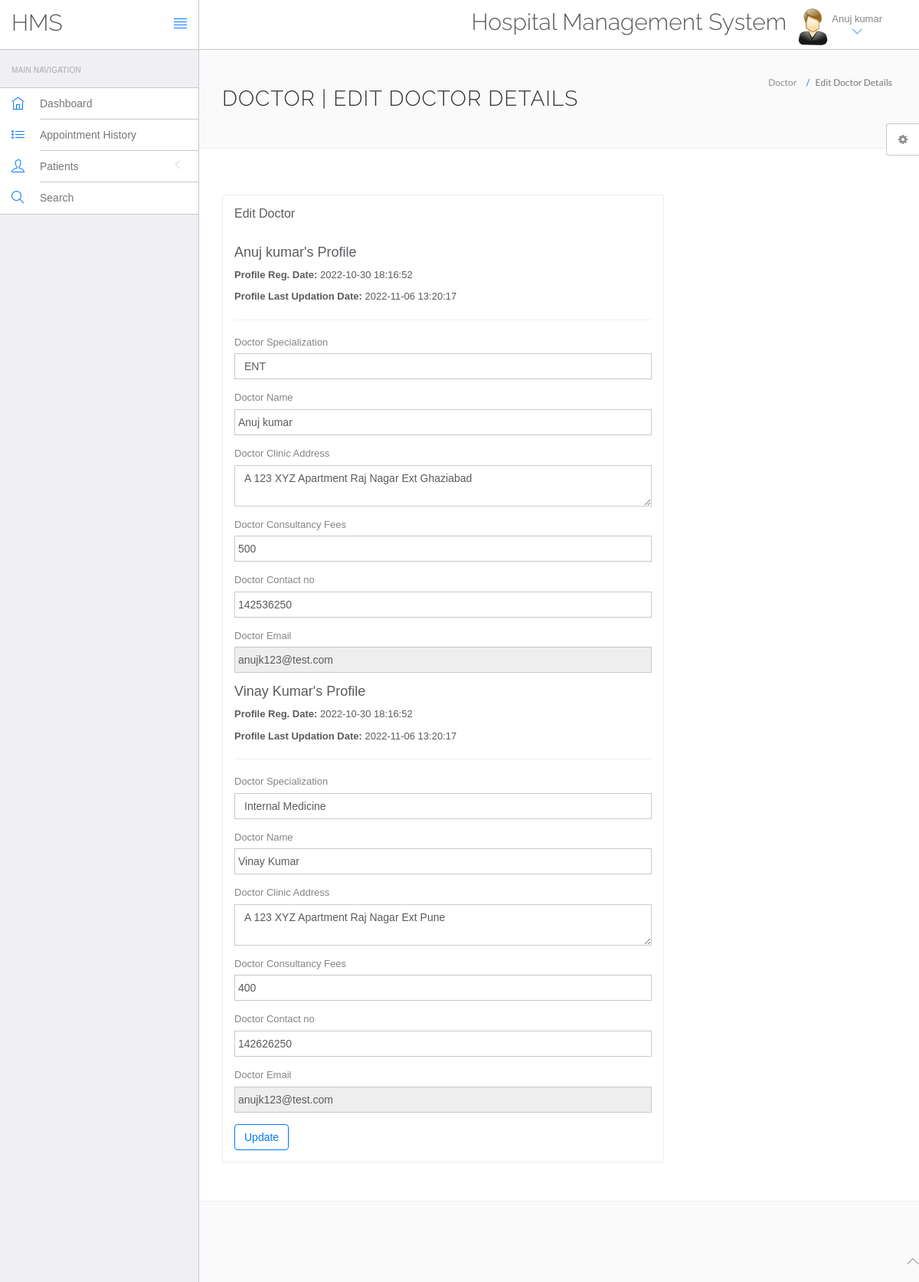
The app's page /hms/doctor/edit-profile.php (signed in) with its own data.
### tables this page shows
CREATE TABLE `doctors` (
  `id` int(11) NOT NULL,
  `specilization` varchar(255) DEFAULT NULL,
  `doctorName` varchar(255) DEFAULT NULL,
  `address` longtext DEFAULT NULL,
  `docFees` varchar(255) DEFAULT NULL,
  `contactno` bigint(11) DEFAULT NULL,
  `docEmail` varchar(255) DEFAULT NULL,
  `password` varchar(255) DEFAULT NULL,
  `creationDate` timestamp NULL DEFAULT current_timestamp(),
  `updationDate` timestamp NULL DEFAULT NULL ON UPDATE current_timestamp()
);

### hms/doctor/edit-profile.php (the view, shortened to what this page needs)
<?php
include('include/config.php');
if(strlen($_SESSION['id']==0)) {
 header('location:logout.php');
  } else{
?>
<!DOCTYPE html>
<html lang="en">
	<head>
		<link rel="stylesheet" href="vendor/bootstrap/css/bootstrap.min.css">
		<link rel="stylesheet" href="vendor/fontawesome/css/font-awesome.min.css">
		<link rel="stylesheet" href="vendor/themify-icons/themify-icons.min.css">
		<link href="vendor/animate.css/animate.min.css" rel="stylesheet" media="screen">
		<link href="vendor/perfect-scrollbar/perfect-scrollbar.min.css" rel="stylesheet" media="screen">
		<link href="vendor/switchery/switchery.min.css" rel="stylesheet" media="screen">
		<link href="vendor/bootstrap-touchspin/jquery.bootstrap-touchspin.min.css" rel="stylesheet" media="screen">
		<link href="vendor/select2/select2.min.css" rel="stylesheet" media="screen">
		<link href="vendor/bootstrap-datepicker/bootstrap-datepicker3.standalone.min.css" rel="stylesheet" media="screen">
		<link href="vendor/bootstrap-timepicker/bootstrap-timepicker.min.css" rel="stylesheet" media="screen">
		<link rel="stylesheet" href="assets/css/styles.css">
		<link rel="stylesheet" href="assets/css/plugins.css">
		<link rel="stylesheet" href="assets/css/themes/theme-1.css" id="skin_color" />
	</head>
	<body>
		<div id="app">
<?php include('include/sidebar.php');?>
			<div class="app-content">
				<?php include('include/header.php');?>
				<div class="main-content" >
					<div class="wrap-content container" id="container">
						<section id="page-title">
							<div class="row">
								<div class="col-sm-8">
									<h1 class="mainTitle">Doctor | Edit Doctor Details</h1>
																	</div>
								<ol class="breadcrumb">
									<li>
										<span>Doctor</span>
									</li>
									<li class="active">
										<span>Edit Doctor Details</span>
									</li>
								</ol>
							</div>
						</section>
						<div class="container-fluid container-fullw bg-white">
							<div class="row">
								<div class="col-md-12">
									<div class="row margin-top-30">
										<div class="col-lg-8 col-md-12">
											<div class="panel panel-white">
												<div class="panel-heading">
													<h5 class="panel-title">Edit Doctor</h5>
												</div>
												<div class="panel-body">
									<?php
$did=$_SESSION['dlogin'];
$sql=mysqli_query($con,"select * from doctors where docEmail='$did'");
while($data=mysqli_fetch_array($sql))
{
?>
<h4><?php echo htmlentities($data['doctorName']);?>'s Profile</h4>
<p><b>Profile Reg. Date: </b><?php echo htmlentities($data['creationDate']);?></p>
<?php if($data['updationDate']){?>
<p><b>Profile Last Updation Date: </b><?php echo htmlentities($data['updationDate']);?></p>
<?php } ?>
<hr />
													<form role="form" name="adddoc" method="post" onSubmit="return valid();">
														<div class="form-group">
															<label for="DoctorSpecialization">
																Doctor Specialization
															</label>
							<select name="Doctorspecialization" class="form-control" required="required">
					<option value="<?php echo htmlentities($data['specilization']);?>">
					<?php echo htmlentities($data['specilization']);?></option>
															</select>
														</div>
<div class="form-group">
															<label for="doctorname">
																 Doctor Name
															</label>
	<input type="text" name="docname" class="form-control" value="<?php echo htmlentities($data['doctorName']);?>" >
														</div>
<div class="form-group">
															<label for="address">
																 Doctor Clinic Address
															</label>
					<textarea name="clinicaddress" class="form-control"><?php echo htmlentities($data['address']);?></textarea>
														</div>
<div class="form-group">
															<label for="fess">
																 Doctor Consultancy Fees
															</label>
		<input type="text" name="docfees" class="form-control" required="required"  value="<?php echo htmlentities($data['docFees']);?>" >
														</div>
<div class="form-group">
									<label for="fess">
																 Doctor Contact no
															</label>
					<input type="text" name="doccontact" class="form-control" required="required"  value="<?php echo htmlentities($data['contactno']);?>">
														</div>
<div class="form-group">
									<label for="fess">
																 Doctor Email
															</label>
					<input type="email" name="docemail" class="form-control"  readonly="readonly"  value="<?php echo htmlentities($data['docEmail']);?>">
														</div>
														<?php } ?>
														<button type="submit" name="submit" class="btn btn-o btn-primary">
															Update
														</button>
													</form>
												</div>
											</div>
										</div>
											</div>
										</div>
								</div>
					</div>
				</div>
			</div>
	<?php include('include/footer.php');?>
	<?php include('include/setting.php');?>
		</div>
	</body>
</html>
<?php } ?>

### hms/doctor/include/header.php (shortened to what this page needs)
<header class="navbar navbar-default navbar-static-top">
					<div class="navbar-header">
						<a class="navbar-brand" href="#">
							<h2 style="padding-top:20% ">HMS</h2>
						</a>
						<a href="#" class="sidebar-toggler pull-right visible-md visible-lg" data-toggle-class="app-sidebar-closed" data-toggle-target="#app">
							<i class="ti-align-justify"></i>
						</a>
					</div>
					<div class="navbar-collapse collapse">
						<ul class="nav navbar-right">
								<li  style="padding-top:2% ">
								<h2>Hospital Management System</h2>
							</li>
							<li class="dropdown current-user">
								<a href class="dropdown-toggle" data-toggle="dropdown">
									<img src="assets/images/images.jpg" > <span class="username">
									<?php $query=mysqli_query($con,"select doctorName from doctors where id='".$_SESSION['id']."'");
while($row=mysqli_fetch_array($query))
{
	echo $row['doctorName'];
}
									?> <i class="ti-angle-down"></i></i></span>
								</a>
							</li>
						</ul>
					</div>
				</header>

### hms/doctor/assets/css/themes/theme-1.css (style rules this page uses)
body { background: #FAFAFA; }
header .navbar-header { background: #ffffff !important; border-right-color: #c8c7cc !important; border-bottom-color: #c8c7cc !important; }
header .navbar-header .sidebar-toggler, header .navbar-header .sidebar-mobile-toggler { color: #007aff !important; }
header .navbar-header .navbar-brand { color: #777 !important; }
header .navbar-collapse { background: #ffffff !important; border-bottom-color: #c8c7cc !important; box-shadow: none !important; }
header .navbar-collapse .navbar-right > li > a { color: #777; }
header .navbar-collapse .navbar-right > li > a i { color: #007aff !important; }

### records on screen
doctors: doctorName "Anuj kumar", creationDate "2022-10-30 18:16:52", updationDate "2022-11-06 13:20:17", Doctorspecialization "ENT", docname "Anuj kumar", clinicaddress "A 123 XYZ Apartment Raj Nagar Ext Ghaziabad", docfees "500", doccontact "142536250", docemail "anujk123@test.com"
doctors: doctorName "Vinay Kumar", creationDate "2022-10-30 18:16:52", updationDate "2022-11-06 13:20:17", Doctorspecialization "Internal Medicine", docname "Vinay Kumar", clinicaddress "A 123 XYZ Apartment Raj Nagar Ext Pune", docfees "400", doccontact "142626250", docemail "anujk123@test.com"
